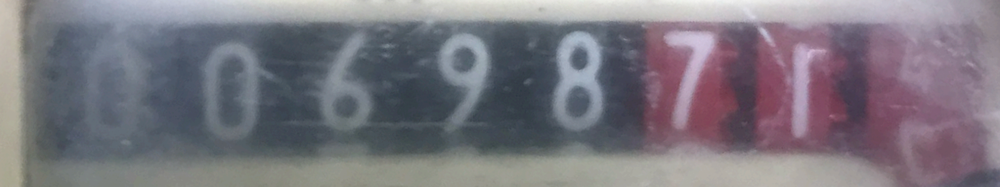
#> input picture meter.png, 1000 x 187 px, shrunk from 1661 x 310 before the run
$ python script.py
#> lines starting #> are read from the running program, lines starting #| are printed output that depends on the picture; after the words box and inside, x2 and y2 are one past the last pixel; in counts of white or black regions, pixels touching at a corner belong together
# Import necessary libraries
import cv2  # OpenCV library for computer vision tasks
import numpy as np  # NumPy library for numerical operations
import pytesseract  # Tesseract OCR library for text extraction from images

# Set the path to the Tesseract executable
pytesseract.pytesseract.tesseract_cmd = r"C:\Program Files\Tesseract-OCR\tesseract.exe"

# Read the image using OpenCV
image = cv2.imread('meter.png')
#> image is the input picture: shape (187, 1000, 3); mean B, G, R 126.4, 117.8, 121.8

# Convert the image to grayscale
gray = cv2.cvtColor(image, cv2.COLOR_BGR2GRAY)
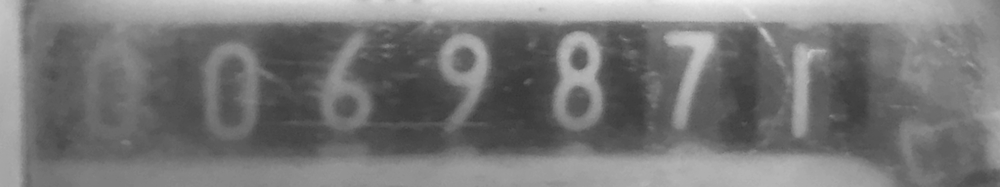
#> gray: shape (187, 1000); min 54, max 243, mean 120

# Define a sharpening kernel for image enhancement
sharpen_kernel = np.array([[-1,-1,-1], [-1,9,-1], [-1,-1,-1]])

# Apply the sharpening kernel to the grayscale image
sharpen = cv2.filter2D(gray, -1, sharpen_kernel)

# Apply Otsu's thresholding to create a binary image
thresh = cv2.threshold(sharpen, 0, 255, cv2.THRESH_BINARY + cv2.THRESH_OTSU)[1]
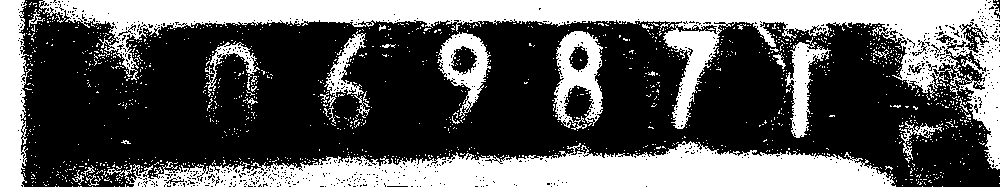
#> thresh: shape (187, 1000); 36.6% white; 1396 white regions (1369 under 20 px), largest, box (x1, y1, x2, y2) and area: (39, 0, 1000, 170) 31583, (107, 141, 896, 187) 20377, (0, 0, 32, 187) 4428

# Perform OCR on the thresholded image to extract text
#> (the run stopped early here; a loop or call above may not have finished)
